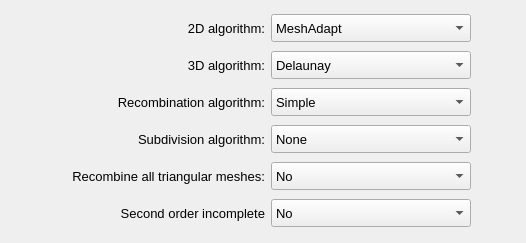
                   <widget class="QWidget" name="scrollAreaWidgetContents">
                    <property name="geometry">
                     <rect>
                      <x>0</x>
                      <y>0</y>
                      <width>526</width>
                      <height>243</height>
                     </rect>
                    </property>
                    <layout class="QGridLayout" name="gridLayout_17">
                     <item row="5" column="1">
                      <widget class="QLabel" name="label_15">
                       <property name="minimumSize">
                        <size>
                         <width>210</width>
                         <height>20</height>
                        </size>
                       </property>
                       <property name="maximumSize">
                        <size>
                         <width>300</width>
                         <height>16777215</height>
                        </size>
                       </property>
                       <property name="font">
                        <font>
                         <pointsize>10</pointsize>
                        </font>
                       </property>
                       <property name="text">
                        <string>Second order incomplete</string>
                       </property>
                       <property name="alignment">
                        <set>Qt::AlignmentFlag::AlignRight|Qt::AlignmentFlag::AlignTrailing|Qt::AlignmentFlag::AlignVCenter</set>
                       </property>
                      </widget>
                     </item>
                     <item row="5" column="2">
                      <widget class="QComboBox" name="comboBox_second_order_incomplete">
                       <property name="minimumSize">
                        <size>
                         <width>200</width>
                         <height>28</height>
                        </size>
                       </property>
                       <property name="maximumSize">
                        <size>
                         <width>200</width>
                         <height>16777215</height>
                        </size>
                       </property>
                       <property name="font">
                        <font>
                         <pointsize>10</pointsize>
                        </font>
                       </property>
                       <item>
                        <property name="text">
                         <string>No</string>
                        </property>
                       </item>
                       <item>
                        <property name="text">
                         <string>Yes</string>
                        </property>
                       </item>
                      </widget>
                     </item>
                     <item row="0" column="3">
                      <spacer name="horizontalSpacer_5">
                       <property name="orientation">
                        <enum>Qt::Orientation::Horizontal</enum>
                       </property>
                       <property name="sizeHint" stdset="0">
                        <size>
                         <width>40</width>
                         <height>20</height>
                        </size>
                       </property>
                      </spacer>
                     </item>
                     <item row="0" column="0">
                      <spacer name="horizontalSpacer_6">
                       <property name="orientation">
                        <enum>Qt::Orientation::Horizontal</enum>
                       </property>
                       <property name="sizeHint" stdset="0">
                        <size>
                         <width>40</width>
                         <height>20</height>
                        </size>
                       </property>
                      </spacer>
                     </item>
                     <item row="4" column="1">
                      <widget class="QLabel" name="label_14">
                       <property name="minimumSize">
                        <size>
                         <width>210</width>
                         <height>20</height>
                        </size>
                       </property>
                       <property name="maximumSize">
                        <size>
                         <width>300</width>
                         <height>16777215</height>
                        </size>
                       </property>
                       <property name="font">
                        <font>
                         <pointsize>10</pointsize>
                        </font>
                       </property>
                       <property name="text">
                        <string>Recombine all triangular meshes:</string>
                       </property>
                       <property name="alignment">
                        <set>Qt::AlignmentFlag::AlignRight|Qt::AlignmentFlag::AlignTrailing|Qt::AlignmentFlag::AlignVCenter</set>
                       </property>
                      </widget>
                     </item>
                     <item row="0" column="1">
                      <widget class="QLabel" name="label_6">
                       <property name="minimumSize">
                        <size>
                         <width>210</width>
                         <height>20</height>
                        </size>
                       </property>
                       <property name="maximumSize">
                        <size>
                         <width>300</width>
                         <height>16777215</height>
                        </size>
                       </property>
                       <property name="font">
                        <font>
                         <pointsize>10</pointsize>
                        </font>
                       </property>
                       <property name="text">
                        <string>2D algorithm:</string>
                       </property>
                       <property name="alignment">
                        <set>Qt::AlignmentFlag::AlignRight|Qt::AlignmentFlag::AlignTrailing|Qt::AlignmentFlag::AlignVCenter</set>
                       </property>
                      </widget>
                     </item>
                     <item row="0" column="2">
                      <widget class="QComboBox" name="comboBox_2d_algorithm">
                       <property name="minimumSize">
                        <size>
                         <width>200</width>
                         <height>28</height>
                        </size>
                       </property>
                       <property name="maximumSize">
                        <size>
                         <width>200</width>
                         <height>16777215</height>
                        </size>
                       </property>
                       <property name="font">
                        <font>
                         <pointsize>10</pointsize>
                        </font>
                       </property>
                       <item>
                        <property name="text">
                         <string>MeshAdapt</string>
                        </property>
                       </item>
                       <item>
                        <property name="text">
                         <string>Automatic</string>
                        </property>
                       </item>
                       <item>
                        <property name="text">
                         <string>Initial Mesh Only</string>
                        </property>
                       </item>
                       <item>
                        <property name="text">
                         <string>Delaunay</string>
                        </property>
                       </item>
                       <item>
                        <property name="text">
                         <string>Frontal-Delaunay</string>
                        </property>
                       </item>
                       <item>
                        <property name="text">
                         <string>Quasi Structured Quads</string>
                        </property>
                       </item>
                      </widget>
                     </item>
                     <item row="1" column="2">
                      <widget class="QComboBox" name="comboBox_3d_algorithm">
                       <property name="minimumSize">
                        <size>
                         <width>200</width>
                         <height>28</height>
                        </size>
                       </property>
                       <property name="maximumSize">
                        <size>
                         <width>200</width>
                         <height>16777215</height>
                        </size>
                       </property>
                       <property name="font">
                        <font>
                         <pointsize>10</pointsize>
                        </font>
                       </property>
                       <property name="currentIndex">
                        <number>0</number>
                       </property>
                       <item>
                        <property name="text">
                         <string>Delaunay</string>
                        </property>
                       </item>
                       <item>
                        <property name="text">
                         <string>Frontal-Delaunay</string>
                        </property>
                       </item>
                       <item>
                        <property name="text">
                         <string>HXT_3D</string>
                        </property>
                       </item>
                      </widget>
                     </item>
                     <item row="2" column="1">
                      <widget class="QLabel" name="label_13">
                       <property name="minimumSize">
                        <size>
                         <width>210</width>
                         <height>20</height>
                        </size>
                       </property>
                       <property name="maximumSize">
                        <size>
                         <width>300</width>
                         <height>16777215</height>
                        </size>
                       </property>
                       <property name="font">
                        <font>
                         <pointsize>10</pointsize>
                        </font>
                       </property>
                       <property name="text">
                        <string>Recombination algorithm:</string>
                       </property>
                       <property name="alignment">
                        <set>Qt::AlignmentFlag::AlignRight|Qt::AlignmentFlag::AlignTrailing|Qt::AlignmentFlag::AlignVCenter</set>
                       </property>
                      </widget>
                     </item>
                     <item row="4" column="2">
                      <widget class="QComboBox" name="comboBox_recombine_all">
                       <property name="minimumSize">
                        <size>
                         <width>200</width>
                         <height>28</height>
                        </size>
                       </property>
                       <property name="maximumSize">
                        <size>
                         <width>200</width>
                         <height>16777215</height>
                        </size>
                       </property>
                       <property name="font">
                        <font>
                         <pointsize>10</pointsize>
                        </font>
                       </property>
                       <item>
                        <property name="text">
                         <string>No</string>
                        </property>
                       </item>
                       <item>
                        <property name="text">
                         <string>Yes</string>
                        </property>
                       </item>
                      </widget>
                     </item>
                     <item row="1" column="1">
                      <widget class="QLabel" name="label_11">
                       <property name="minimumSize">
                        <size>
                         <width>210</width>
                         <height>20</height>
                        </size>
                       </property>
                       <property name="maximumSize">
                        <size>
                         <width>300</width>
                         <height>16777215</height>
                        </size>
                       </property>
                       <property name="font">
                        <font>
                         <pointsize>10</pointsize>
                        </font>
                       </property>
                       <property name="text">
                        <string>3D algorithm:</string>
                       </property>
                       <property name="alignment">
                        <set>Qt::AlignmentFlag::AlignRight|Qt::AlignmentFlag::AlignTrailing|Qt::AlignmentFlag::AlignVCenter</set>
                       </property>
                      </widget>
                     </item>
                     <item row="2" column="2">
                      <widget class="QComboBox" name="comboBox_recombination_algorithm">
                       <property name="minimumSize">
                        <size>
                         <width>200</width>
                         <height>28</height>
                        </size>
                       </property>
                       <property name="maximumSize">
                        <size>
                         <width>200</width>
                         <height>16777215</height>
                        </size>
                       </property>
                       <property name="font">
                        <font>
                         <pointsize>10</pointsize>
                        </font>
                       </property>
                       <item>
                        <property name="text">
                         <string>Simple</string>
                        </property>
                       </item>
                       <item>
                        <property name="text">
                         <string>Blossom</string>
                        </property>
                       </item>
                       <item>
                        <property name="text">
                         <string>Simple Full-Quad</string>
                        </property>
                       </item>
                       <item>
                        <property name="text">
                         <string>Blossom Full-Quad</string>
                        </property>
                       </item>
                      </widget>
                     </item>
                     <item row="3" column="1">
                      <widget class="QLabel" name="label_12">
                       <property name="minimumSize">
                        <size>
                         <width>210</width>
                         <height>20</height>
                        </size>
                       </property>
                       <property name="maximumSize">
                        <size>
                         <width>300</width>
                         <height>16777215</height>
                        </size>
                       </property>
                       <property name="font">
                        <font>
                         <pointsize>10</pointsize>
                        </font>
                       </property>
                       <property name="text">
                        <string>Subdivision algorithm:</string>
                       </property>
                       <property name="alignment">
                        <set>Qt::AlignmentFlag::AlignRight|Qt::AlignmentFlag::AlignTrailing|Qt::AlignmentFlag::AlignVCenter</set>
                       </property>
                      </widget>
                     </item>
                     <item row="3" column="2">
                      <widget class="QComboBox" name="comboBox_subdivision_algorithm">
                       <property name="minimumSize">
                        <size>
                         <width>200</width>
                         <height>28</height>
                        </size>
                       </property>
                       <property name="maximumSize">
                        <size>
                         <width>200</width>
                         <height>16777215</height>
                        </size>
                       </property>
                       <property name="font">
                        <font>
                         <pointsize>10</pointsize>
                        </font>
                       </property>
                       <item>
                        <property name="text">
                         <string>None</string>
                        </property>
                       </item>
                       <item>
                        <property name="text">
                         <string>All quads</string>
                        </property>
                       </item>
                       <item>
                        <property name="text">
                         <string>All hexas</string>
                        </property>
                       </item>
                      </widget>
                     </item>
                    </layout>
                   </widget>
